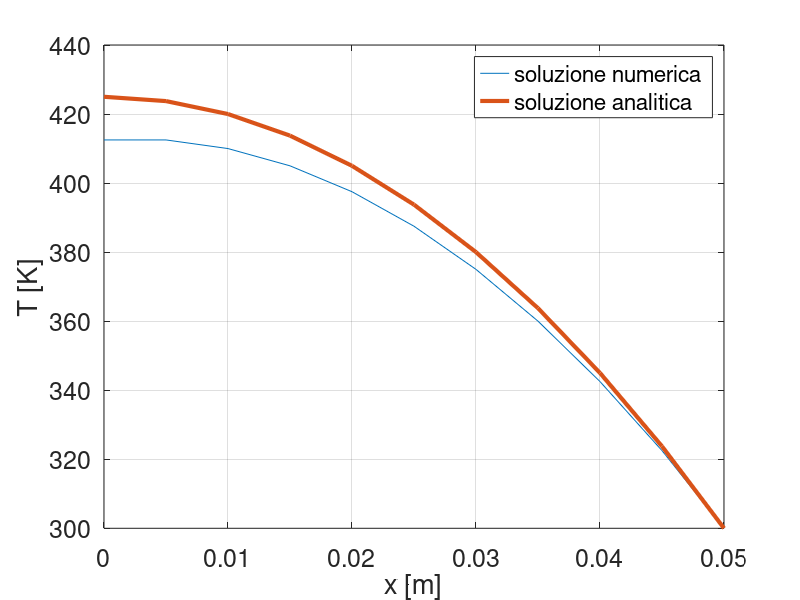

MATLAB code for this plot:
clc; clear; close all;

%% assegno i dati
LL = 50e-3; %m
kk = 5; %W/mK
qvol = 5e5; %W/m^3
T0 = 300; %K

%% creazione griglia
dx = 5e-3;
xx = (0:dx:LL)';
nn = length(xx);

%% assembraggio matrice AA
sub_diag = ones(nn,1);
principale = -2*ones(nn,1);
super_diag = ones(nn,1);
BB = [sub_diag principale super_diag];

AA = spdiags(BB, -1:1, nn, nn);

%% assembraggio vettore bb
bb = -qvol*ones(nn,1)*dx^2/kk;

%% coco
AA(1,1) = -1; AA(1,2) = 1; bb(1) = 0; % neumann omo
AA(end,end-1) = 0; AA(end, end) = 1; bb(end) = T0; % dirichlet

%% soluzione numerica
TT = AA\bb;

%% soluzione analitica
Tan = @(x) -qvol/kk/2*(x.^2-LL^2) + T0;

%% plotto
plot(xx, TT, xx, Tan(xx), 'linewidth', 3)
legend('soluzione numerica', 'soluzione analitica')
grid on
xlabel('x [m]')
ylabel('T [K]')
set(gca,'fontsize',18)
